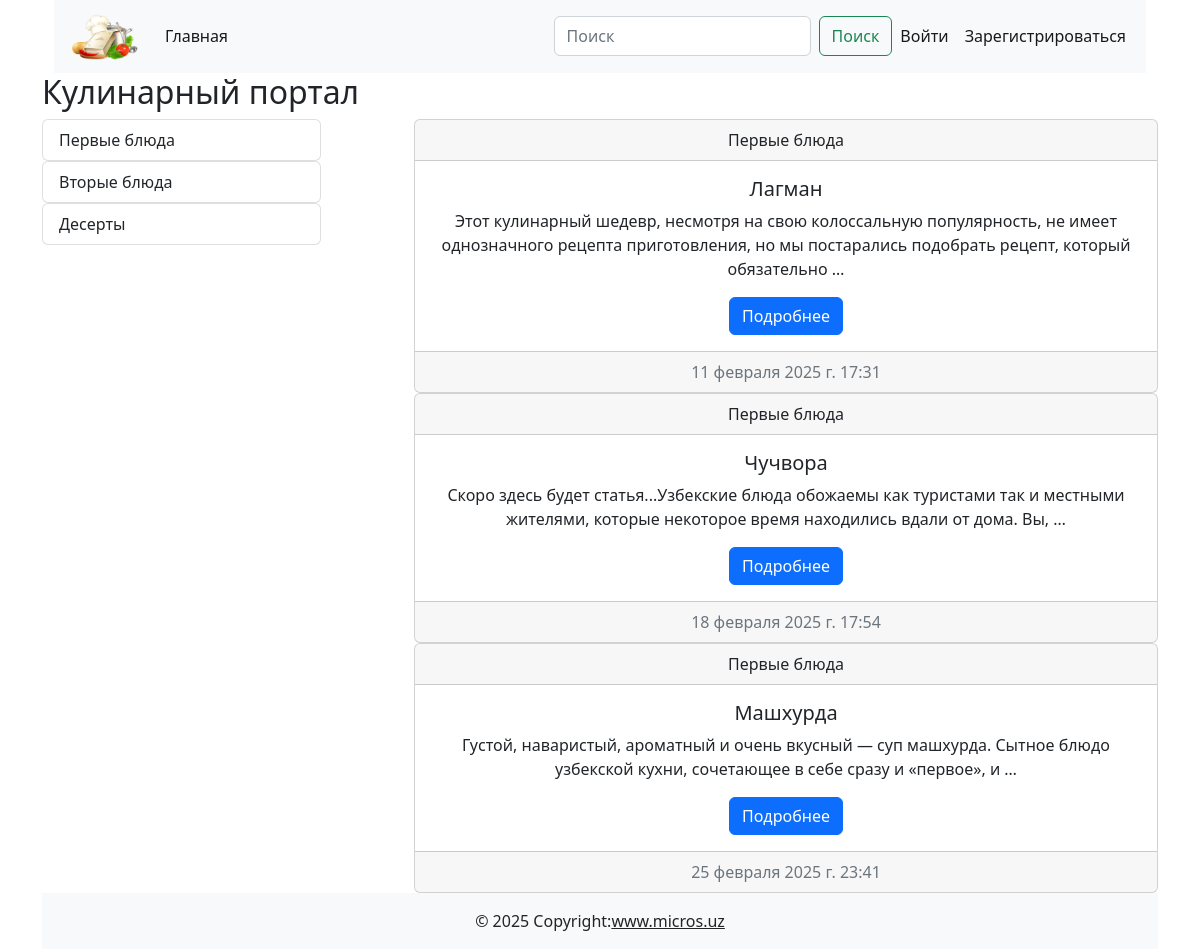
Page /category/1 on the committed database.
### cooking/models.py (models this page shows)
class Category(models.Model):
    title = models.CharField(max_length=255, verbose_name='Название категории')
    def __str__(self):
        return self.title
    def get_absolute_url(self):
        return reverse('category_list', kwargs={'pk' : self.pk})
    class Meta:
        verbose_name = 'Категория'
        verbose_name_plural = 'Категории'

class Post(models.Model):
    title = models.CharField(max_length=255, verbose_name='Заголовок статьи')
    content = models.TextField(default='Скоро здесь будет статья...', verbose_name='текст статьи')
    created_at = models.DateTimeField(auto_now_add=True, verbose_name='Дата создания')
    update_at = models.DateTimeField(auto_now=True, verbose_name='Дата обновления')
    photo = models.ImageField(upload_to='photos/', blank=True, null=True, verbose_name='Изображения')
    watched = models.IntegerField(default=0, verbose_name='Просмотры')
    is_published = models.BooleanField(default=True, verbose_name='Публикация')
    category = models.ForeignKey(Category, on_delete=models.CASCADE, related_name='posts', verbose_name='Категория')
    author = models.ForeignKey(User, default=None, null=True, blank=True, on_delete=models.CASCADE)
    def __str__(self):
        return self.title
    def get_absolute_url(self):
        return reverse('post_detail', kwargs={'pk' : self.pk})
    class Meta:
        verbose_name = 'Пост'
        verbose_name_plural = 'Посты'

### cooking/views.py (the view)
# urls.py: path('category/<int:pk>', ArticaleByCategory.as_view(), name='category_list'),
class ArticaleByCategory(Index):
    def get_queryset(self):
        return Post.objects.filter(category_id=self.kwargs['pk'], is_published=True)
    def get_context_data(self, *, object_list=None, **kwargs):
        context = super().get_context_data()
        category = Category.objects.get(pk=self.kwargs['pk'])
        context['title'] = category.title
        return context

### cooking/templatetags/blog_tags.py (called while the page is built)
@register.simple_tag()
def get_all_categories():
    return Category.objects.annotate(cnt=Count('posts', filter=Q(posts__is_published=True))).filter(cnt__gt=0)

### cooking/templates/cooking/index.html
{% extends 'base.html' %}
{% load blog_tags %}
{% block main %}
    <h2>Кулинарный портал</h2>
    <div class="d-flex justify-content-between">
                <div class="col-3">
                    {% get_all_categories as categories %}
                    {% for category in categories%}
                    {% include 'cooking/components/_category_buttons.html' %}
                    {% endfor %}
                </div>
                <div class="col-8">
                    {% for post in posts %}
                    {% include 'cooking/components/_post_list.html' %}
                    {% endfor %}
                </div>
    </div>
{% endblock main %}

### cooking/templates/cooking/components/_category_buttons.html
<div class="list-group">
    <a href="{{ category.get_absolute_url }}" class="list-group-item list-group-item-action">{{ category }}</a>
</div>

### cooking/templates/cooking/components/_post_list.html
<div class="card text-center">
    <div class="card-header">{{ post.category }}</div>
    <div class="card-body"><h5 class="card-title">{{ post }}</h5><p class="card-text">{{ post.content | truncatewords:20 }}</p><a href="{{ post.get_absolute_url }}" class="btn btn-primary">Подробнее</a></div>
    <div class="card-footer text-muted">
        {{ post.created_at }}
    </div>
</div>

### rows in the picture
Category: title "Первые блюда"
Category: title "Вторые блюда"
Category: title "Десерты"
Post: category "Первые блюда", title "Лагман", content "Этот кулинарный шедевр, несмотря на свою колоссальную популярность, не имеет однозначного рецепта приготовления, но мы постарались подобрать рецепт, который обязательно …", created_at "11 февраля 2025 г. 17:31"
Post: category "Первые блюда", title "Чучвора", content "Скоро здесь будет статья...Узбекские блюда обожаемы как туристами так и местными жителями, которые некоторое время находились вдали от дома. Вы, …", created_at "18 февраля 2025 г. 17:54"
Post: category "Первые блюда", title "Машхурда", content "Густой, наваристый, ароматный и очень вкусный — суп машхурда. Сытное блюдо узбекской кухни, сочетающее в себе сразу и «первое», и …", created_at "25 февраля 2025 г. 23:41"
